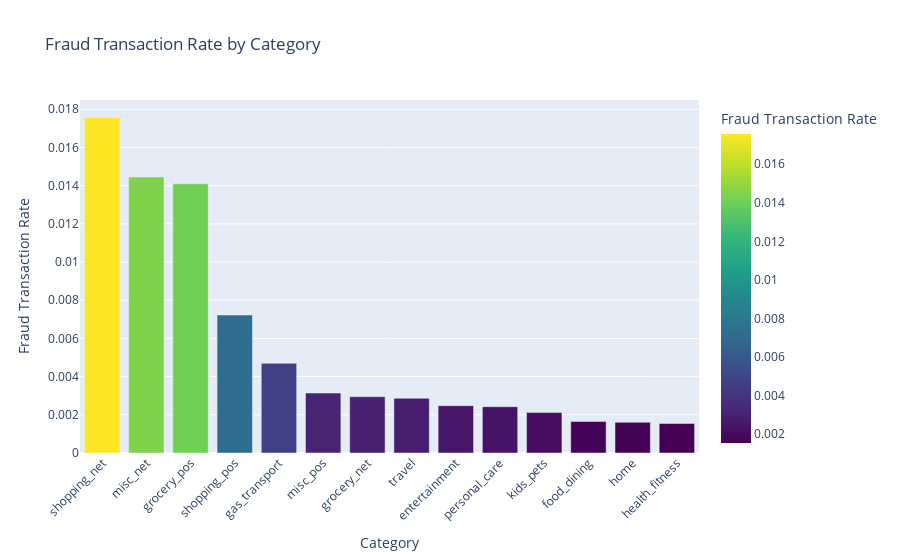

The notebook cell saved with this chart:
### Code cell
# Calculate the fraud transaction rate by category
fraud_rate_by_category = df_cat_job.groupby("category")["is_fraud"].mean().reset_index()
fraud_rate_by_category = fraud_rate_by_category.sort_values(by="is_fraud", ascending=False)
# Plot the fraud transaction rate by category
fig = px.bar(fraud_rate_by_category, x='category', y='is_fraud', 
             title='Fraud Transaction Rate by Category', 
             labels={'category': 'Category', 'is_fraud': 'Fraud Transaction Rate'},
             color='is_fraud', color_continuous_scale='viridis')

fig.update_layout(xaxis_tickangle=-45)
fig.show()

### Figure 1 — Plotly figure (JSON) as saved in the notebook; plotly's stock layout.template omitted (floating-point values rounded to 4 significant figures)
{"data": [{"alignmentgroup": "True", "hovertemplate": "Category=%{x}<br>Fraud Transaction Rate=%{marker.color}<extra></extra>", "legendgroup": "", "marker": {"color": [0.01756, 0.01446, 0.0141, 0.007225, 0.004694, 0.003139, 0.002948, 0.002864, 0.002478, 0.002424, 0.002114, 0.001651, 0.001608, 0.001549], "coloraxis": "coloraxis", "pattern": {"shape": ""}}, "name": "", "offsetgroup": "", "orientation": "v", "showlegend": false, "textposition": "auto", "type": "bar", "x": ["shopping_net", "misc_net", "grocery_pos", "shopping_pos", "gas_transport", "misc_pos", "grocery_net", "travel", "entertainment", "personal_care", "kids_pets", "food_dining", "home", "health_fitness"], "xaxis": "x", "y": [0.01756, 0.01446, 0.0141, 0.007225, 0.004694, 0.003139, 0.002948, 0.002864, 0.002478, 0.002424, 0.002114, 0.001651, 0.001608, 0.001549], "yaxis": "y"}], "layout": {"barmode": "relative", "coloraxis": {"colorbar": {"title": {"text": "Fraud Transaction Rate"}}, "colorscale": [[0, "#440154"], [0.1111, "#482878"], [0.2222, "#3e4989"], [0.3333, "#31688e"], [0.4444, "#26828e"], [0.5556, "#1f9e89"], [0.6667, "#35b779"], [0.7778, "#6ece58"], [0.8889, "#b5de2b"], [1, "#fde725"]]}, "legend": {"tracegroupgap": 0}, "title": {"text": "Fraud Transaction Rate by Category"}, "xaxis": {"anchor": "y", "domain": [0, 1], "tickangle": -45, "title": {"text": "Category"}}, "yaxis": {"anchor": "x", "domain": [0, 1], "title": {"text": "Fraud Transaction Rate"}}}}
